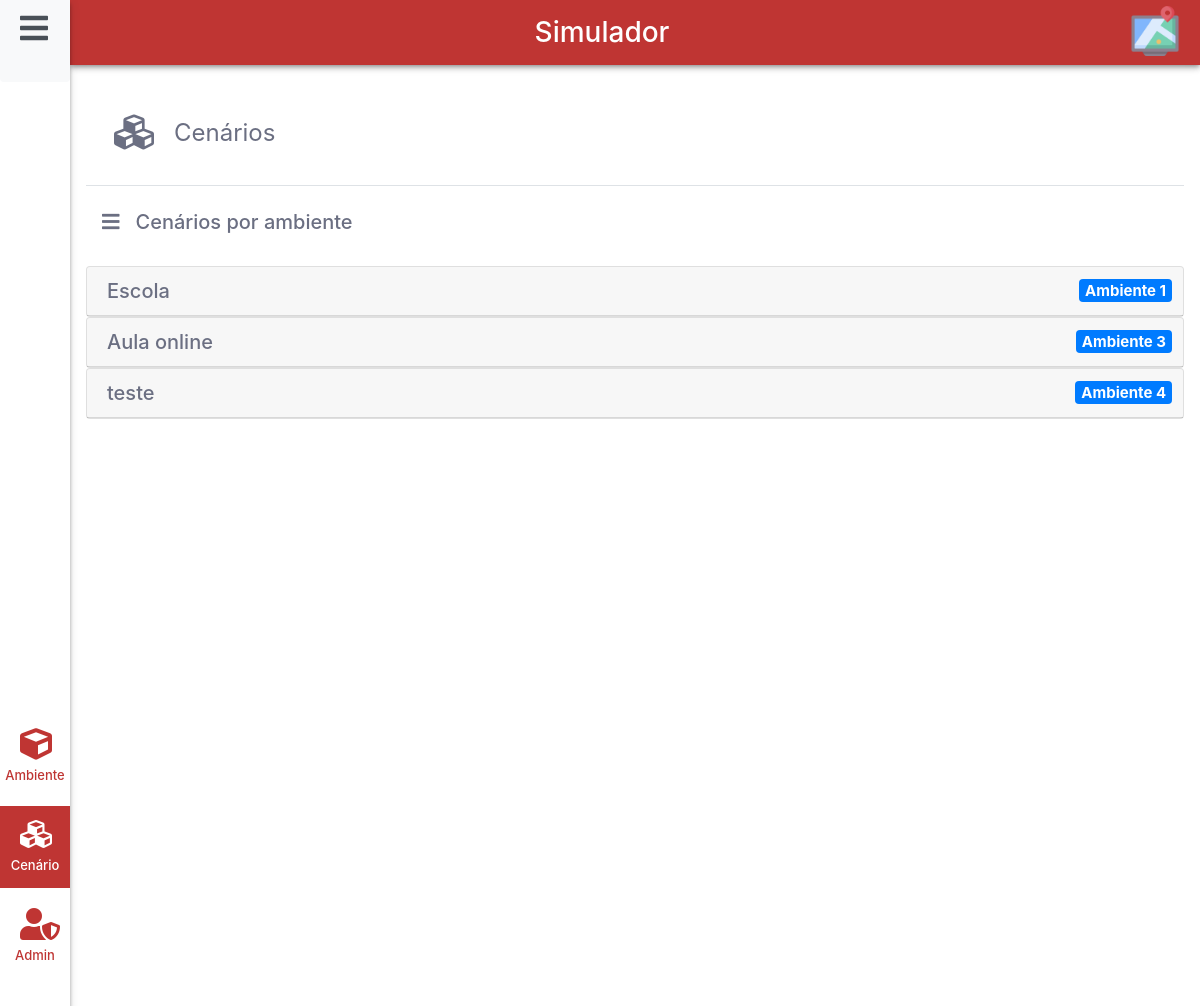
/cenario/, run on the app's committed database.
### ambiente/models.py (models this page shows, shortened)
class Ambiente(models.Model):
    nome = models.CharField(max_length=255)
    versao = models.IntegerField()
    data = models.DateField('Data de criação', auto_now=False, default=timezone.now)
    predefinicao = models.ForeignKey(PredefinicaoSimulacao, on_delete=models.CASCADE)
    class Meta:
        verbose_name = 'Ambiente'
        verbose_name_plural = 'Ambientes'
        ordering = ('id', 'nome', 'data')

### cenario/views.py (the view)
# urls.py: path('', views.inicio, name='inicio'),
def inicio(request):
    ambientes = Ambiente.objects.all()
    cenarios_ambientes = {}
    for ambiente in ambientes:
        cenarios_ambientes.update( { ambiente.id: {'cenarios': {}} } )
        cenarios_ambientes[ambiente.id].update( { 'nome': str(ambiente.nome) } )
    for ambiente in ambientes:
        cenarios = Cenario.objects.filter(ambiente=ambiente)
        for cenario in cenarios:
            cenarios_ambientes[ambiente.id]['cenarios'].update({
                cenario.id: str(cenario.nome)
            })
    dados = {
        'cenarios_ambientes': cenarios_ambientes
    }
    return render(request, 'cenario/inicio.html', dados)

### cenario/templates/cenario/inicio.html (shortened to what this page needs)
{% extends "base/index.html" %}
{% block content %}
<div class="container mt-3">
    <div class='shadow md-shadow-none rounded-lg h-100 overflow-hidden'>
        <div class='h-100 overflow-y-auto p-3'>
            <div class='p-2 d-flex border-bottom mb-2'>
                <h1 class='p-1 m-3 '><i class="fas fa-cubes"></i></h1>
                <span class='font-weight-normal my-auto' style='font-size: 1.5rem;'>Cenários</span>
            </div>
            <h5 class='p-3 mb-3'> <i class="fas fa-bars pr-3 pl-0 "></i>Cenários por ambiente</h5>
            <div class="container">
                <div id="accordion">
                    {% for ambiente, dados in cenarios_ambientes.items %}
                    <div class="card">
                        <a class="" data-toggle="collapse" data-target="#card{{ forloop.counter }}" aria-expanded="true" aria-controls="card{{ forloop.counter }}">
                            <div class="card-header" id="headingOne">
                                <h5 class="mb-0">
                                    {{ dados.nome }} <span class="badge badge-primary badge-accordion">Ambiente {{ ambiente }}</span>
                                </h5>
                            </div>
                        </a>
                    </div>
                    {% endfor %}
                </div>
            </div>
        </div>
    </div>
</div>
{% endblock %}

### simulador/static/css/all.css (style rules this page uses)
.fa, .fas, .far, .fal, .fab { -moz-osx-font-smoothing: grayscale; -webkit-font-smoothing: antialiased; display: inline-block; font-style: normal; font-variant: normal; text-rendering: auto; line-height: 1; }
.fa-bars:before { content: "\f0c9"; }
.fa-cubes:before { content: "\f1b3"; }
.fa, .fas { font-family: "Font Awesome 5 Free"; font-weight: 900; }

### simulador/static/css/global.css (style rules this page uses)
.overflow-y-auto { overflow-y: auto !important; }
@media (min-width: 768px) { .container, .container-sm, .container-md { max-width: 860px; } }
@media only screen and (min-width: 992px) { .md-shadow-none { -webkit-box-shadow: none !important; box-shadow: none !important; border-radius: 0 !important; } }
@media only screen and (min-width: 992px) { .container { max-width: 100% !important; margin-top: 0 !important; padding: 0 !important; height: 100% !important; } }
body { height: 100vh; overflow: hidden; line-height: 1.5; color: #6b6f82; text-align: left; font-family: -apple-system, BlinkMacSystemFont, "Segoe UI", Roboto, "Helvetica Neue", Arial, "Noto Sans", sans-serif, "Apple Color Emoji", "Segoe UI Emoji", "Segoe UI Symbol", "Noto Color Emoji"; }
* { box-sizing: border-box; }
*::before, *::after { box-sizing: border-box; }
.badge-accordion { position: absolute; right: 1%; }

### data on the page
Ambiente: nome "Escola"
Ambiente: nome "Aula online"
Ambiente: nome "teste"

### other printed values
{{ ambiente }} "1" "3" "4"
